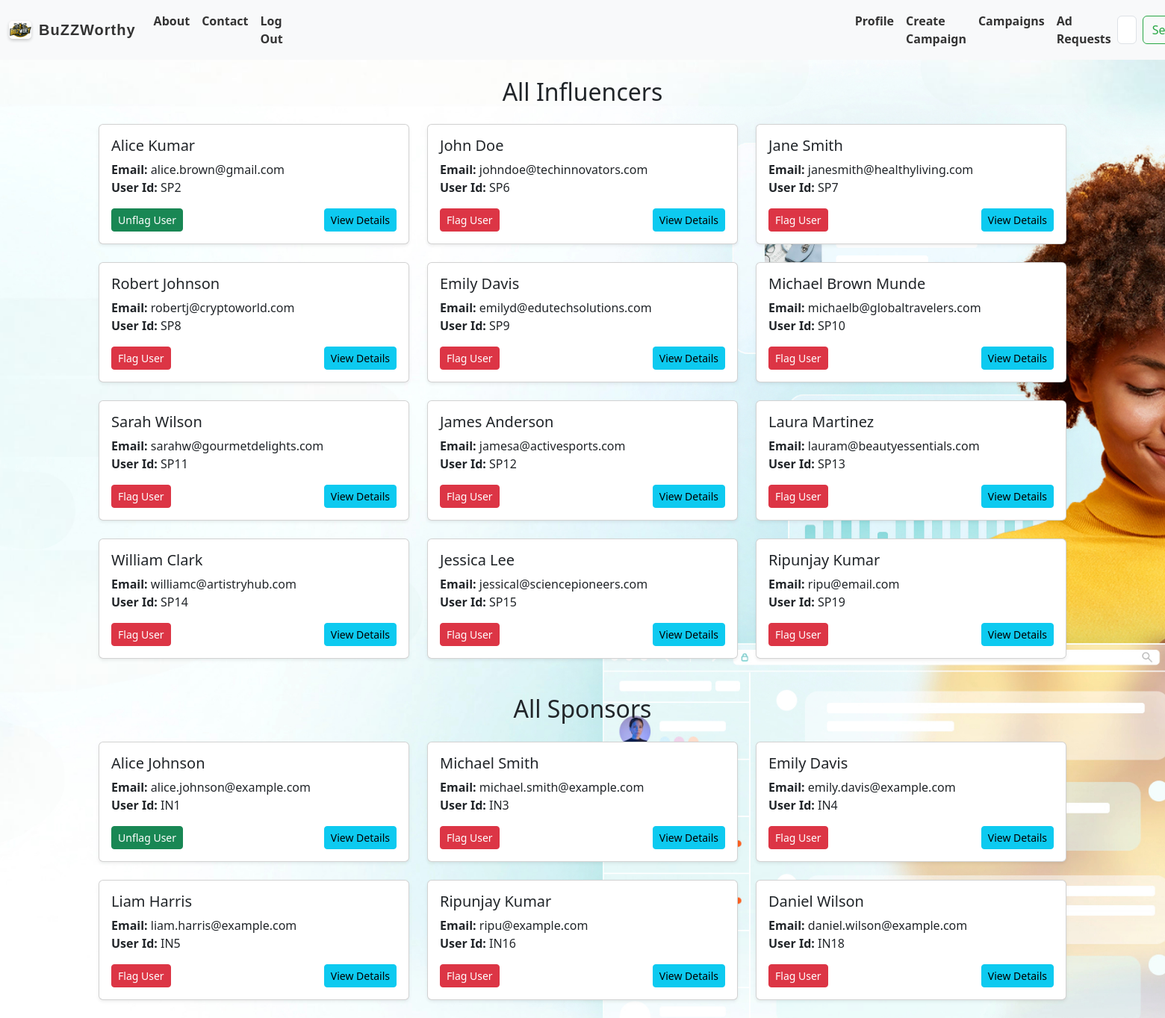
Page /users (signed in) on the committed database.
### root/application/database.py (models this page shows)
class User(db.Model):
    __tablename__= "user"
    user_id = db.Column(db.String(150), primary_key=True)
    username = db.Column(db.String(150), unique=True, nullable=False)
    first_name = db.Column(db.String(150),  nullable=False)
    last_name = db.Column(db.String(150))
    password = db.Column(db.String(150), nullable=False)
    email = db.Column(db.String, nullable=False ,unique=True)
    isflagged = db.Column(db.Boolean, default=0,nullable=False)
    pic_url = db.Column(db.String, nullable=False, default="https://thumbs.dreamstime.com/b/unisex-default-profile-picture-white-faceless-person-black-background-304887214.jpg")

class Sponsors(db.Model):
    __tablename__= "sponsor"
    sponsor_id = db.Column(db.String(150), db.ForeignKey('user.user_id'), nullable=False,primary_key=True)
    name = db.Column(db.String(150), nullable=False)
    companyname = db.Column(db.String(50), nullable=False)
    industry = db.Column(db.String(150),nullable=False)

class Influencers(db.Model):
    __tablename__= "influencer"
    influencer_id = db.Column(db.String(150), db.ForeignKey('user.user_id'),primary_key=True)
    name = db.Column(db.String(150), nullable=False)
    category = db.Column(db.String(150),nullable=False)
    niche = db.Column(db.String(150),nullable=False)
    instagram = db.Column(db.Integer,nullable=False)
    facebook = db.Column(db.Integer,nullable=False)
    twitter = db.Column(db.Integer,nullable=False)

### root/application/controllers.py (the view)
@app.route('/users')
def users():
    admin = User.query.filter_by(user_id= session['user']).first()
    users = User.query.all()
    spon = Sponsors.query.all()
    influ = Influencers.query.all()
    return render_template('users.html', prof1=admin, users= users,spon=spon,influ=influ)

### root/templates/users.html (shortened to what this page needs)
{% extends "base.html" %}
{% block content %}
<div class="container mt-4">
    <h2 class="text-center mb-4">All Influencers</h2>
    <div class="row">
        {% for user in users %}
        {% for sponsor in spon %}
        {% if user.user_id == sponsor.sponsor_id %}
        <div class="col-md-4 mb-4">
            <div class="card shadow-sm h-100">
                <div class="card-body">
                    <h5 class="card-title">{{ user.first_name }} {{ user.last_name }}</h5>
                    <p class="card-text">
                        <strong>Email:</strong> {{ user.email }}<br>
                        <strong>User Id:</strong> {{ user.user_id | upper }}
                    </p>
                    <div class="d-flex justify-content-between">
                        <form action="/flag_user/{{ user.user_id }}" class="me-2">
                            {% if user.isflagged == 0 %}
                            <button type="submit" class="btn btn-danger btn-sm">Flag User</button>
                            {% else %}
                            <button type="submit" class="btn btn-success btn-sm">Unflag User</button>
                            {% endif %}
                        </form>
                        <button type="button" class="btn btn-info btn-sm" data-bs-toggle="modal"
                            data-bs-target="#userModalsp-{{ user.user_id }}">
                            View Details
                        </button>
                    </div>
                </div>
            </div>
        </div>
        {% endif %}
        {% endfor %}
        {% endfor %}
    </div>
</div>
<div class="container mt-4">
    <h2 class="text-center mb-4">All Sponsors</h2>
    <div class="row">
        {% for user in users %}
        {% for influencer in influ %}
        {% if user.user_id == influencer.influencer_id %}
        <div class="col-md-4 mb-4">
            <div class="card shadow-sm h-100">
                <div class="card-body">
                    <h5 class="card-title">{{ user.first_name }} {{ user.last_name }}</h5>
                    <p class="card-text">
                        <strong>Email:</strong> {{ user.email }}<br>
                        <strong>User Id:</strong> {{ user.user_id | upper }}
                    </p>
                    <div class="d-flex justify-content-between">
                        <form action="/flag_user/{{ user.user_id }}" class="me-2">
                            {% if user.isflagged == 0 %}
                            <button type="submit" class="btn btn-danger btn-sm">Flag User</button>
                            {% else %}
                            <button type="submit" class="btn btn-success btn-sm">Unflag User</button>
                            {% endif %}
                        </form>
                        <button type="button" class="btn btn-info btn-sm" data-bs-toggle="modal"
                            data-bs-target="#userModalin-{{ user.user_id }}">
                            View Details
                        </button>
                    </div>
                </div>
            </div>
        </div>
        {% endif %}
        {% endfor %}
        {% endfor %}
    </div>
</div>
{% endblock %}

### root/templates/base.html (shortened to what this page needs)
<!doctype html>
<html lang="en">
  <head>
    <link href="https://cdn.jsdelivr.net/npm/bootstrap@5.3.3/dist/css/bootstrap.min.css" rel="stylesheet">
    <link rel="stylesheet" href="https://cdnjs.cloudflare.com/ajax/libs/font-awesome/6.0.0/css/all.min.css">
    <link href="https://stackpath.bootstrapcdn.com/bootstrap/5.3.0/css/bootstrap.min.css" rel="stylesheet">
  </head>
  <body>
    <nav class="navbar navbar-expand-lg bg-body-tertiary">
        <div class="container-fluid">
          <a class="navbar-brand" href="/" style="display: flex; align-items: center; text-decoration: none; color: #333;">
            <img src="static/logo.jpeg" alt="Logo" width="30" height="24" class="d-inline-block align-text-top" style="margin-right: 10px; border-radius: 5px; box-shadow: 0 2px 4px rgba(0, 0, 0, 0.2);">
            <span style="font-size: 1.25rem; font-weight: 600; font-family: 'Arial', sans-serif; letter-spacing: 1px;">BuZZWorthy</span>
        </a>
          <div class="collapse navbar-collapse" id="navbarSupportedContent">
            <ul class="navbar-nav me-auto mb-2 mb-lg-0">
              <li class="nav-item">
                <a class="nav-link" href="/aboutUs">About</a>
              </li>
              <li class="nav-item">
                <a class="nav-link" href="/contact">Contact</a>
              </li>
              {% if not prof1 %}
              <li class="nav-item">
                <a class="nav-link" href="/admin_login">Admin</a>
              </li>
              <li class="nav-item">
                <a class="nav-link" href="/login">Log In</a>
              </li>
              {% else %}
              <li class="nav-item">
                <a class="nav-link" href="/logout">Log Out</a>
              </li>
              {% endif %}
              {% if prof1 == None %}
              <li class="nav-item">
                <a class="nav-link" style="color:rgb(105, 133, 255); font-weight: bolder;" href="/signupbr">For Brands</a>
              </li>
              <li class="nav-item">
                <a class="nav-link" style="color:rgb(105, 133, 255); font-weight: bolder;" href="/signupcr">For Creators</a>
              </li>
              {% else %}
              {% if 'sp' == prof1.user_id[0:2] %}
              <li class="nav-item" style="margin-left: 750px;">
                <a class="nav-link" href="/profile">Profile</a>
              </li>
              <li class="nav-item">
                <a class="nav-link" href="/create-campaign">Create Campaign</a>
              </li>
              <li class="nav-item">
                <a class="nav-link" href="/campaign">Campaigns</a>
              </li>
              <li class="nav-item">
                <a class="nav-link" href="/adrequest">Ad Requests</a>
              </li>
              {% else %}
              <li class="nav-item">
                <a class="nav-link" href="/profile" style="margin-left: 1050px;">Profile</a>
              </li>
              {% endif %}
              {% endif %}
            </ul>
            <form class="d-flex" role="search" method="get" action="/search">
              <input class="form-control me-2" type="search"
              {% if "admin" in prof1.user_id %}
              placeholder="Search"
              {% elif "in" in prof1.user_id %}
              placeholder="Search campaign by category/Budget"
              {% elif "sp" in prof1.user_id %}
              placeholder="Search Influencer by Niche/Reach"
              {% else  %}
              placeholder="Search Influencer"
              {% endif %}
               aria-label="Search" name="query">
              <button class="btn btn-outline-success" type="submit">Search</button>
            </form>
          </div>
        </div>
      </nav>
    {% block content %}{% endblock %}
  </body>
</html>

### rows in the picture
User: first_name "Alice", last_name "Kumar", email "alice.brown@gmail.com", user_id "SP2"
Sponsors: shows "Unflag User"
User: first_name "John", last_name "Doe", email "johndoe@techinnovators.com", user_id "SP6"
Sponsors: shows "Flag User"
User: first_name "Jane", last_name "Smith", email "janesmith@healthyliving.com", user_id "SP7"
Sponsors: shows "Flag User"
User: first_name "Robert", last_name "Johnson", email "robertj@cryptoworld.com", user_id "SP8"
Sponsors: shows "Flag User"
User: first_name "Emily", last_name "Davis", email "emilyd@edutechsolutions.com", user_id "SP9"
Sponsors: shows "Flag User"
User: first_name "Michael", last_name "Brown Munde", email "michaelb@globaltravelers.com", user_id "SP10"
Sponsors: shows "Flag User"
User: first_name "Sarah", last_name "Wilson", email "sarahw@gourmetdelights.com", user_id "SP11"
Sponsors: shows "Flag User"
User: first_name "James", last_name "Anderson", email "jamesa@activesports.com", user_id "SP12"
Sponsors: shows "Flag User"
User: first_name "Laura", last_name "Martinez", email "lauram@beautyessentials.com", user_id "SP13"
Sponsors: shows "Flag User"
User: first_name "William", last_name "Clark", email "williamc@artistryhub.com", user_id "SP14"
Sponsors: shows "Flag User"
User: first_name "Jessica", last_name "Lee", email "jessical@sciencepioneers.com", user_id "SP15"
Sponsors: shows "Flag User"
User: first_name "Ripunjay", last_name "Kumar", email "ripu@email.com", user_id "SP19"
Sponsors: shows "Flag User"
User: first_name "Alice", last_name "Johnson", email "alice.johnson@example.com", user_id "IN1"
Influencers: shows "Unflag User"
User: first_name "Michael", last_name "Smith", email "michael.smith@example.com", user_id "IN3"
Influencers: shows "Flag User"
User: first_name "Emily", last_name "Davis", email "emily.davis@example.com", user_id "IN4"
Influencers: shows "Flag User"
User: first_name "Liam", last_name "Harris", email "liam.harris@example.com", user_id "IN5"
Influencers: shows "Flag User"
User: first_name "Ripunjay", last_name "Kumar", email "ripu@example.com", user_id "IN16"
Influencers: shows "Flag User"
User: first_name "Daniel", last_name "Wilson", email "daniel.wilson@example.com", user_id "IN18"
Influencers: shows "Flag User"
